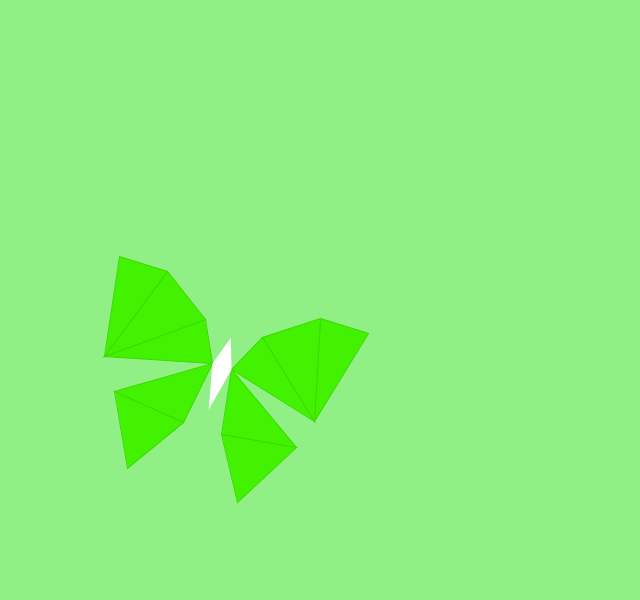
Frame 1 (no input)
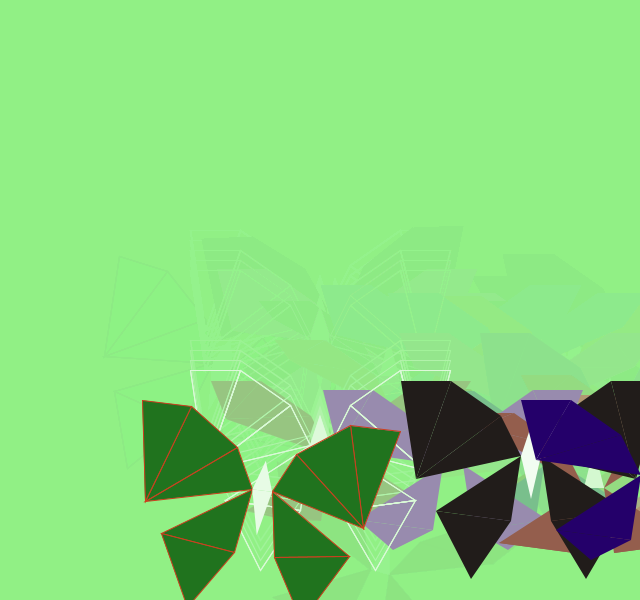
Frame 60 (the mouse pressed at the canvas centre just before this capture)
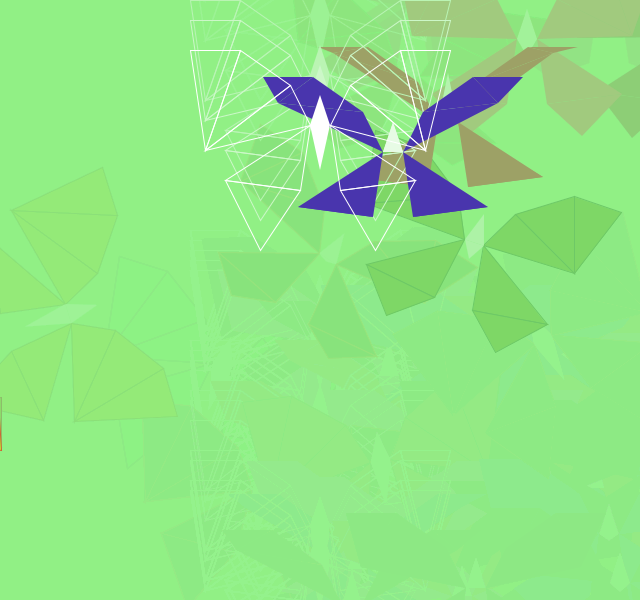
Frame 120 (the mouse held since frame 60 and released just before this capture)

The Processing sketch that drew these frames (run headless with seeded random() and noise(); from frame 60 on, the mouse is pressed at the canvas centre):

// Processing sketch: butterfly_sizes
// ── butterfly_sizes.pde
int x = 0;
int y = 0;
int y_up = 0;
int y_down = 0;

void setup() {
    size(640,600);
    background(#91F085);

    frameRate(5);

}

void draw() {

    // // fill(random(255),0,random(255),50);
    // fill(0,50);
    fill(#91F085, 30);
    noStroke();
    rect(0, 0, width, height);
    // background(#91F085, 30);

    int n = int(random(3));

    if(n==0){
        noFill();
        stroke(255);    
        x = 0;
        y_up = 0;
        y_down = 0;
    }
    if(n==1){
        fill(random(255),random(255),0);
        stroke(random(255),random(255),0);
        y = y + 10;
        rotate(random(100));
        // r = 0;
    }
    if(n==2){
        fill(random(255),0,random(255));
        noStroke();    
        // rotate(0);
        
        // // r = r + 3;
        // // r = int(random(-200,200));
        x = int(random(400));
        // y = y + 3;
        // y = int(random(-400));

        int s = int(random(0,50));
        y_up = s;
        y_down = -1*s;
    }
    
    if(y==300){y = -300;}

    // Right Wings
    triangle(450+x, 200+y+y_up, 400+x, 200+y+y_up, 425+x, 300+y+y_down);
    triangle(400+x, 200+y+y_up, 350+x, 235+y+y_up, 425+x, 300+y+y_down);
    triangle(350+x, 235+y+y_up, 330+x, 275+y+y_up, 425+x, 300+y+y_down);

    triangle(330+x, 275+y+y_up, 415+x, 330+y+y_up, 340+x, 340+y+y_up);
    triangle(415+x, 330+y+y_up, 340+x, 340+y+y_up, 375+x, 400+y+y_down);

    // Left Wings
    triangle(310+x, 275+y+y_up, 290+x, 235+y+y_up, 205+x, 300+y+y_down);
    triangle(290+x, 235+y+y_up, 240+x, 200+y+y_up, 205+x, 300+y+y_down);
    triangle(240+x, 200+y+y_up, 190+x, 200+y+y_up, 205+x, 300+y+y_down);
    
    triangle(310+x, 275+y+y_up, 225+x, 330+y+y_up, 300+x, 340+y+y_up);
    triangle(225+x, 330+y+y_up, 300+x, 340+y+y_up, 260+x, 400+y+y_down);


    // Body
    noStroke();
    fill(255);
    triangle(330+x, 275+y+y_up, 310+x, 275+y+y_up, 320+x, 245+y+y_up);
    triangle(330+x, 275+y+y_up, 310+x, 275+y+y_up, 320+x, 320+y+y_down);

    

    
}


void keyPressed() {
    if (key == 's') {
        save("butterfly.jpg");
    }
}
